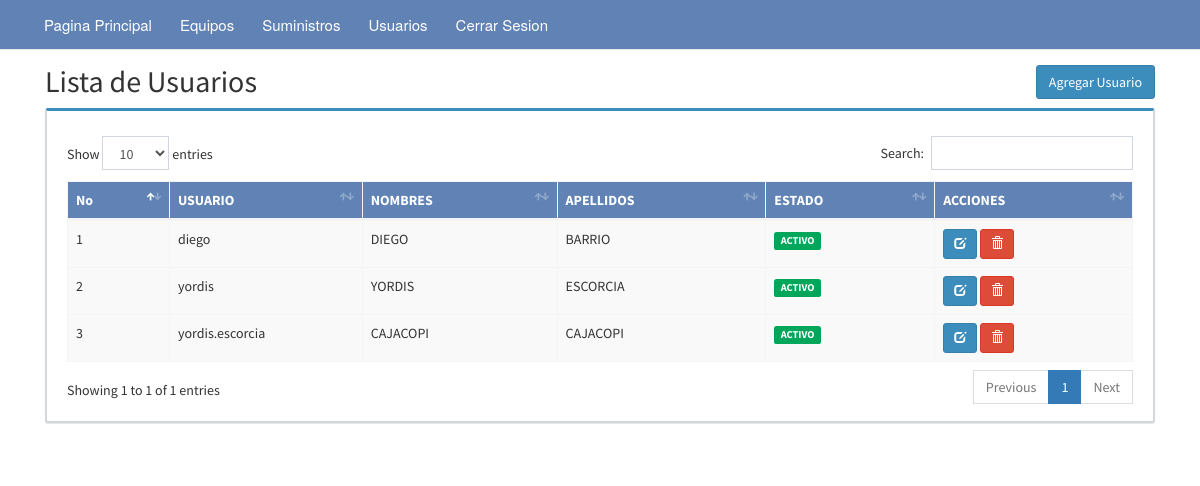
/usuarios.php (signed in), run on the app's committed database.
### tables this page shows
CREATE TABLE IF NOT EXISTS `usuarios` (
  `id` int(11) NOT NULL AUTO_INCREMENT,
  `usuario` varchar(50) DEFAULT NULL,
  `password` varchar(200) DEFAULT NULL,
  `nombres` varchar(200) DEFAULT NULL,
  `apellidos` varchar(200) DEFAULT NULL,
  `estado` varchar(200) DEFAULT NULL,
  `fechacreacion` date DEFAULT NULL,
  PRIMARY KEY (`id`)
);

### usuarios.php (the view, shortened to what this page needs)
<?php
include('session.php');
?>
<!DOCTYPE html>
<html lang="es">
<head>
	<link rel="stylesheet" href="tabla/bootstrap4.min.css">
</head>
<body>
	<nav class="navbar navbar-default navbar-fixed-top">
		<?php include('nav.php'); ?>
	</nav>
	<div class="container">
		<div class="content">
			<h2>Lista de Usuarios<a href="registrate.php" class="btn btn-primary pull-right">Agregar Usuario</a></h2>
			<div class="box box-primary">
				<div class="box-body">
					<div class="table-responsive">
						<table id="mitabla" class="table table-bordered table-striped">
							<thead>
								<tr style="color:white; background-color:#6082b4">
									<th>No</th>
									<th>USUARIO</th>
                                    <th>NOMBRES</th>
                                    <th>APELLIDOS</th>
									<th>ESTADO</th>
									<th>ACCIONES</th>
								</tr>
							</thead>
							<?php
							$sql = mysqli_query($con, "SELECT * FROM usuarios ORDER BY usuario ASC");
							if (mysqli_num_rows($sql) == 0) {
								echo '<tr><td colspan="8">No hay datos.</td></tr>';
							} else {
								$no = 1;
								while ($row = mysqli_fetch_assoc($sql)) {
									echo '
            <tbody>
						<tr>
							<td>' . $no . '</td>
							<td>' . $row['usuario'] . '</td>
							<td>' . $row['nombres'] . '</td>
							<td>' . $row['apellidos'] . '</td>
							<td>';
									if ($row['estado'] == 'ACTIVO') {
										echo '<span class="label label-success">ACTIVO</span>';
									} else if ($row['estado'] == 'INACTIVO') {
										echo '<span class="label label-info">INACTIVO</span>';
									} else if ($row['estado'] == '3') {
										echo '<span class="label label-warning">Outsourcing</span>';
									}
									echo '
							</td>
							<td>
							<a href="upduser.php?id=' . $row['usuario'] . '" title="Editar datos" class="btn btn-primary btn-sm"><span class="glyphicon glyphicon-edit" aria-hidden="true"></span></a>
							<a href="acciones/eliminaruser.php?aksi=delete&nik=' . $row['usuario'] . '" title="Eliminar" onclick="return confirm(\'Esta seguro de borrar los datos ' . $row['usuario'] . '?\')" class="btn btn-danger btn-sm"><span class="glyphicon glyphicon-trash" aria-hidden="true"></span></a>
							</td>
            </tr>
            </tbody>
						';
									$no++;
								}
							}
							?>
						</table>
					</div>
				</div>
			</div>
		</div>
	</div>
</body>
</html>

### css/style_nav.css (style rules this page uses)
.navbar-default { background-color: #6082b4; border-color: #1abc9c; }

### usuarios.php (style rules this page uses)
.content { margin-top: 30px; }

### data on the page
usuarios: usuario "diego", nombres "DIEGO", apellidos "BARRIO", estado "ACTIVO"
usuarios: usuario "yordis", nombres "YORDIS", apellidos "ESCORCIA", estado "ACTIVO"
usuarios: usuario "yordis.escorcia", nombres "CAJACOPI", apellidos "CAJACOPI", estado "ACTIVO"
